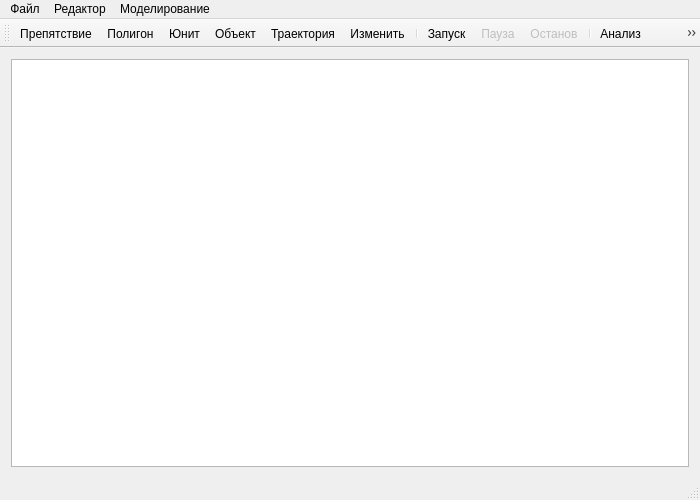
<?xml version="1.0" encoding="UTF-8"?>
<ui version="4.0">
 <class>MainWindow</class>
 <widget class="QMainWindow" name="MainWindow">
  <property name="geometry">
   <rect>
    <x>0</x>
    <y>0</y>
    <width>700</width>
    <height>500</height>
   </rect>
  </property>
  <property name="cursor">
   <cursorShape>ArrowCursor</cursorShape>
  </property>
  <property name="windowTitle">
   <string>SimMARS - Симулятор системы группового управления мобильными роботами</string>
  </property>
  <property name="documentMode">
   <bool>false</bool>
  </property>
  <widget class="QWidget" name="centralWidget">
   <layout class="QHBoxLayout" name="horizontalLayout">
    <item>
     <widget class="PaintView" name="graphicsView">
      <property name="minimumSize">
       <size>
        <width>0</width>
        <height>0</height>
       </size>
      </property>
      <property name="mouseTracking">
       <bool>true</bool>
      </property>
      <property name="backgroundBrush">
       <brush brushstyle="NoBrush">
        <color alpha="255">
         <red>0</red>
         <green>0</green>
         <blue>0</blue>
        </color>
       </brush>
      </property>
      <property name="sceneRect">
       <rectf>
        <x>0.000000000000000</x>
        <y>0.000000000000000</y>
        <width>300.000000000000000</width>
        <height>300.000000000000000</height>
       </rectf>
      </property>
      <property name="alignment">
       <set>Qt::AlignLeading|Qt::AlignLeft|Qt::AlignTop</set>
      </property>
     </widget>
    </item>
   </layout>
  </widget>
  <widget class="QMenuBar" name="menuBar">
   <property name="geometry">
    <rect>
     <x>0</x>
     <y>0</y>
     <width>700</width>
     <height>21</height>
    </rect>
   </property>
   <widget class="QMenu" name="menuFile">
    <property name="title">
     <string>Файл</string>
    </property>
    <addaction name="new_map"/>
    <addaction name="open_map"/>
    <addaction name="save_map"/>
   </widget>
   <widget class="QMenu" name="menuEditor">
    <property name="title">
     <string>Редактор</string>
    </property>
    <addaction name="add_unit"/>
    <addaction name="add_obstacle"/>
    <addaction name="add_polygon"/>
    <addaction name="separator"/>
    <addaction name="add_object"/>
    <addaction name="add_track"/>
    <addaction name="separator"/>
    <addaction name="open_editor"/>
   </widget>
   <widget class="QMenu" name="menu">
    <property name="title">
     <string>Моделирование</string>
    </property>
    <addaction name="start_model"/>
    <addaction name="pause_model"/>
    <addaction name="stop_model"/>
    <addaction name="separator"/>
    <addaction name="open_model_viewer"/>
    <addaction name="open_options"/>
   </widget>
   <addaction name="menuFile"/>
   <addaction name="menuEditor"/>
   <addaction name="menu"/>
  </widget>
  <widget class="QToolBar" name="mainToolBar">
   <attribute name="toolBarArea">
    <enum>TopToolBarArea</enum>
   </attribute>
   <attribute name="toolBarBreak">
    <bool>false</bool>
   </attribute>
   <addaction name="add_obstacle"/>
   <addaction name="add_polygon"/>
   <addaction name="add_unit"/>
   <addaction name="add_object"/>
   <addaction name="add_track"/>
   <addaction name="open_editor"/>
   <addaction name="separator"/>
   <addaction name="start_model"/>
   <addaction name="pause_model"/>
   <addaction name="stop_model"/>
   <addaction name="separator"/>
   <addaction name="open_model_viewer"/>
   <addaction name="open_options"/>
  </widget>
  <widget class="QStatusBar" name="statusBar"/>
  <action name="new_map">
   <property name="text">
    <string>Создать новый</string>
   </property>
  </action>
  <action name="open_map">
   <property name="text">
    <string>Открыть</string>
   </property>
  </action>
  <action name="save_map">
   <property name="text">
    <string>Сохранить</string>
   </property>
  </action>
  <action name="add_obstacle">
   <property name="checkable">
    <bool>true</bool>
   </property>
   <property name="text">
    <string>Препятствие</string>
   </property>
   <property name="toolTip">
    <string>Препятствие</string>
   </property>
  </action>
  <action name="add_polygon">
   <property name="checkable">
    <bool>true</bool>
   </property>
   <property name="text">
    <string>Полигон</string>
   </property>
   <property name="toolTip">
    <string>Полигон</string>
   </property>
  </action>
  <action name="open_editor">
   <property name="checkable">
    <bool>true</bool>
   </property>
   <property name="text">
    <string>Изменить</string>
   </property>
   <property name="toolTip">
    <string>Переместить, вращать, удалить</string>
   </property>
  </action>
  <action name="add_unit">
   <property name="checkable">
    <bool>true</bool>
   </property>
   <property name="text">
    <string>Юнит</string>
   </property>
  </action>
  <action name="start_model">
   <property name="text">
    <string>Запуск</string>
   </property>
  </action>
  <action name="pause_model">
   <property name="checkable">
    <bool>true</bool>
   </property>
   <property name="enabled">
    <bool>false</bool>
   </property>
   <property name="text">
    <string>Пауза</string>
   </property>
  </action>
  <action name="stop_model">
   <property name="enabled">
    <bool>false</bool>
   </property>
   <property name="text">
    <string>Останов</string>
   </property>
   <property name="toolTip">
    <string>Остановить</string>
   </property>
  </action>
  <action name="add_object">
   <property name="checkable">
    <bool>true</bool>
   </property>
   <property name="text">
    <string>Объект</string>
   </property>
  </action>
  <action name="open_options">
   <property name="checkable">
    <bool>true</bool>
   </property>
   <property name="text">
    <string>Параметры</string>
   </property>
  </action>
  <action name="add_track">
   <property name="checkable">
    <bool>true</bool>
   </property>
   <property name="text">
    <string>Траектория</string>
   </property>
  </action>
  <action name="open_model_viewer">
   <property name="checkable">
    <bool>true</bool>
   </property>
   <property name="text">
    <string>Анализ</string>
   </property>
  </action>
 </widget>
 <layoutdefault spacing="6" margin="11"/>
 <customwidgets>
  <customwidget>
   <class>PaintView</class>
   <extends>QGraphicsView</extends>
   <header>paintview.h</header>
  </customwidget>
 </customwidgets>
 <resources/>
 <connections/>
</ui>
